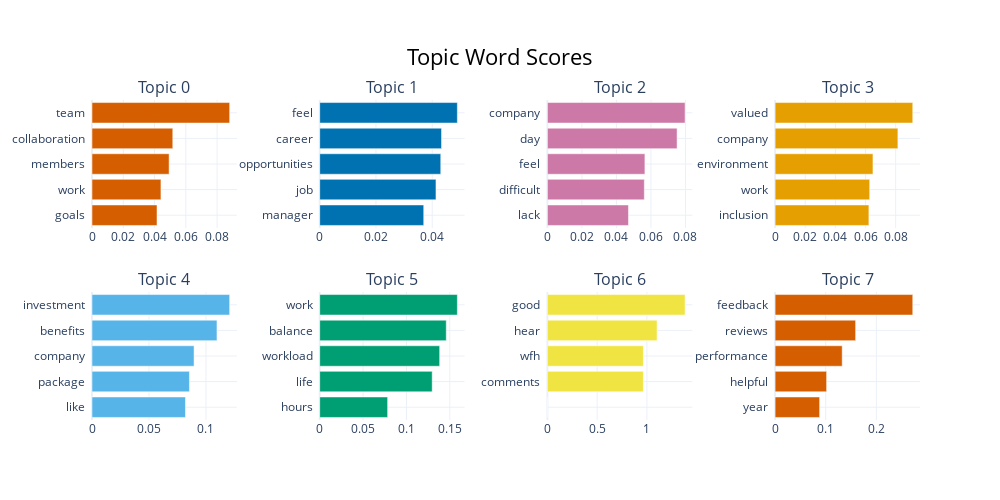

Notebook source saved alongside this figure:
### Code cell
topic_model.visualize_barchart()

### Figure 1 — Plotly figure (JSON) as saved in the notebook; plotly's stock layout.template omitted (floating-point values rounded to 4 significant figures)
{"data": [{"marker": {"color": "#D55E00"}, "orientation": "h", "type": "bar", "x": [0.04157, 0.04408, 0.04931, 0.05166, 0.08804], "xaxis": "x", "y": ["goals  ", "work  ", "members  ", "collaboration  ", "team  "], "yaxis": "y"}, {"marker": {"color": "#0072B2"}, "orientation": "h", "type": "bar", "x": [0.03699, 0.04135, 0.04304, 0.04332, 0.04895], "xaxis": "x2", "y": ["manager  ", "job  ", "opportunities  ", "career  ", "feel  "], "yaxis": "y2"}, {"marker": {"color": "#CC79A7"}, "orientation": "h", "type": "bar", "x": [0.04697, 0.05617, 0.0565, 0.07515, 0.07977], "xaxis": "x3", "y": ["lack  ", "difficult  ", "feel  ", "day  ", "company  "], "yaxis": "y3"}, {"marker": {"color": "#E69F00"}, "orientation": "h", "type": "bar", "x": [0.06224, 0.06275, 0.06494, 0.08148, 0.09134], "xaxis": "x4", "y": ["inclusion  ", "work  ", "environment  ", "company  ", "valued  "], "yaxis": "y4"}, {"marker": {"color": "#56B4E9"}, "orientation": "h", "type": "bar", "x": [0.08202, 0.0855, 0.08956, 0.1097, 0.1208], "xaxis": "x5", "y": ["like  ", "package  ", "company  ", "benefits  ", "investment  "], "yaxis": "y5"}, {"marker": {"color": "#009E73"}, "orientation": "h", "type": "bar", "x": [0.07832, 0.1297, 0.1383, 0.1459, 0.1587], "xaxis": "x6", "y": ["hours  ", "life  ", "workload  ", "balance  ", "work  "], "yaxis": "y6"}, {"marker": {"color": "#F0E442"}, "orientation": "h", "type": "bar", "x": [1e-05, 0.9641, 0.9641, 1.102, 1.383], "xaxis": "x7", "y": ["  ", "comments  ", "wfh  ", "hear  ", "good  "], "yaxis": "y7"}, {"marker": {"color": "#D55E00"}, "orientation": "h", "type": "bar", "x": [0.08798, 0.1018, 0.1325, 0.159, 0.272], "xaxis": "x8", "y": ["year  ", "helpful  ", "performance  ", "reviews  ", "feedback  "], "yaxis": "y8"}], "layout": {"annotations": [{"font": {"size": 16}, "showarrow": false, "text": "Topic 0", "x": 0.0875, "xanchor": "center", "xref": "paper", "y": 1, "yanchor": "bottom", "yref": "paper"}, {"font": {"size": 16}, "showarrow": false, "text": "Topic 1", "x": 0.3625, "xanchor": "center", "xref": "paper", "y": 1, "yanchor": "bottom", "yref": "paper"}, {"font": {"size": 16}, "showarrow": false, "text": "Topic 2", "x": 0.6375, "xanchor": "center", "xref": "paper", "y": 1, "yanchor": "bottom", "yref": "paper"}, {"font": {"size": 16}, "showarrow": false, "text": "Topic 3", "x": 0.9125, "xanchor": "center", "xref": "paper", "y": 1, "yanchor": "bottom", "yref": "paper"}, {"font": {"size": 16}, "showarrow": false, "text": "Topic 4", "x": 0.0875, "xanchor": "center", "xref": "paper", "y": 0.4, "yanchor": "bottom", "yref": "paper"}, {"font": {"size": 16}, "showarrow": false, "text": "Topic 5", "x": 0.3625, "xanchor": "center", "xref": "paper", "y": 0.4, "yanchor": "bottom", "yref": "paper"}, {"font": {"size": 16}, "showarrow": false, "text": "Topic 6", "x": 0.6375, "xanchor": "center", "xref": "paper", "y": 0.4, "yanchor": "bottom", "yref": "paper"}, {"font": {"size": 16}, "showarrow": false, "text": "Topic 7", "x": 0.9125, "xanchor": "center", "xref": "paper", "y": 0.4, "yanchor": "bottom", "yref": "paper"}], "height": 500, "hoverlabel": {"bgcolor": "white", "font": {"family": "Rockwell", "size": 16}}, "showlegend": false, "title": {"font": {"color": "Black", "size": 22}, "text": "Topic Word Scores", "x": 0.5, "xanchor": "center", "yanchor": "top"}, "width": 1000, "xaxis": {"anchor": "y", "domain": [0, 0.175], "showgrid": true}, "xaxis2": {"anchor": "y2", "domain": [0.275, 0.45], "showgrid": true}, "xaxis3": {"anchor": "y3", "domain": [0.55, 0.725], "showgrid": true}, "xaxis4": {"anchor": "y4", "domain": [0.825, 1], "showgrid": true}, "xaxis5": {"anchor": "y5", "domain": [0, 0.175], "showgrid": true}, "xaxis6": {"anchor": "y6", "domain": [0.275, 0.45], "showgrid": true}, "xaxis7": {"anchor": "y7", "domain": [0.55, 0.725], "showgrid": true}, "xaxis8": {"anchor": "y8", "domain": [0.825, 1], "showgrid": true}, "yaxis": {"anchor": "x", "domain": [0.6, 1], "showgrid": true}, "yaxis2": {"anchor": "x2", "domain": [0.6, 1], "showgrid": true}, "yaxis3": {"anchor": "x3", "domain": [0.6, 1], "showgrid": true}, "yaxis4": {"anchor": "x4", "domain": [0.6, 1], "showgrid": true}, "yaxis5": {"anchor": "x5", "domain": [0, 0.4], "showgrid": true}, "yaxis6": {"anchor": "x6", "domain": [0, 0.4], "showgrid": true}, "yaxis7": {"anchor": "x7", "domain": [0, 0.4], "showgrid": true}, "yaxis8": {"anchor": "x8", "domain": [0, 0.4], "showgrid": true}}}
